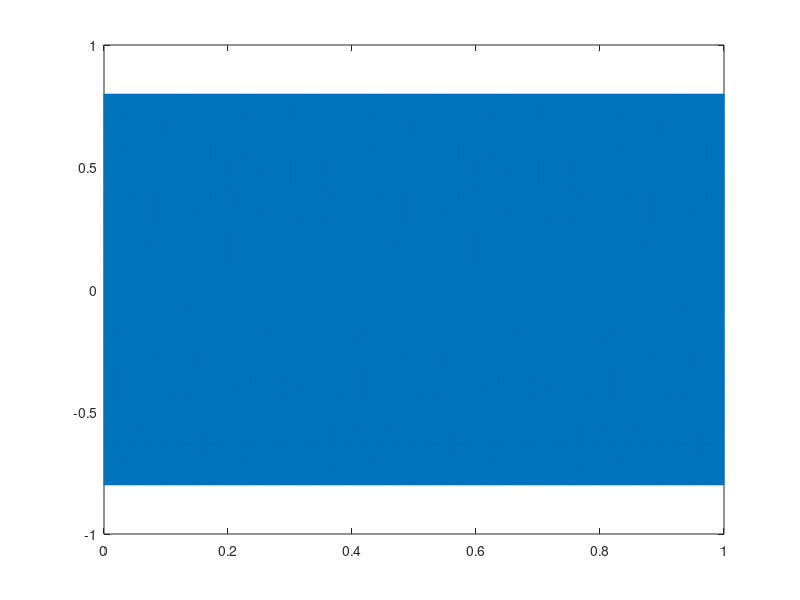
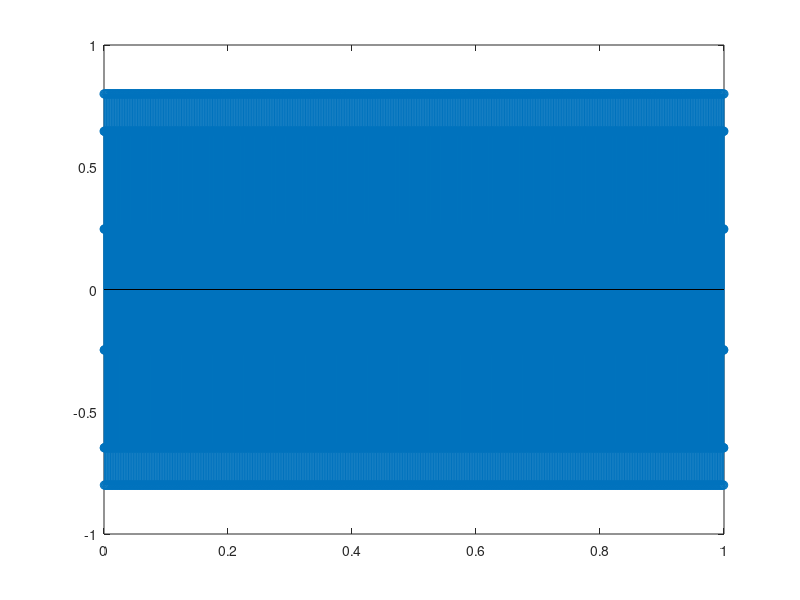
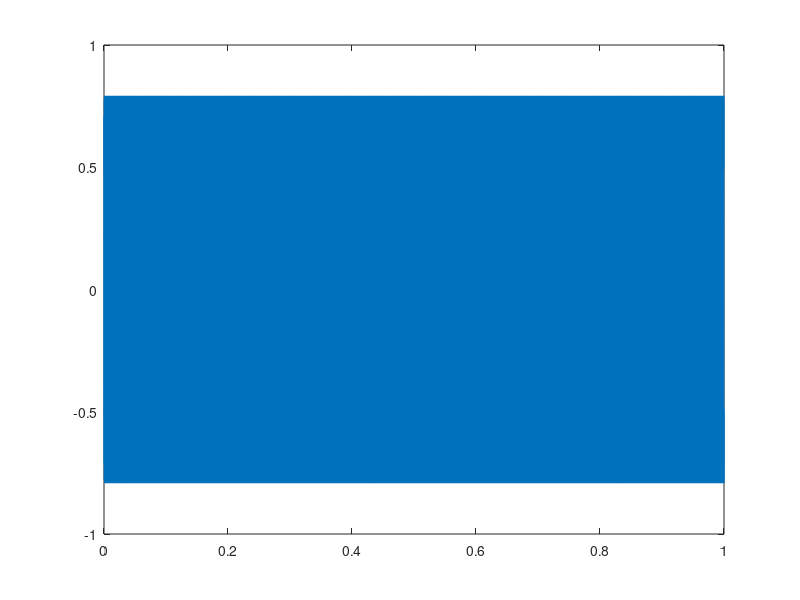
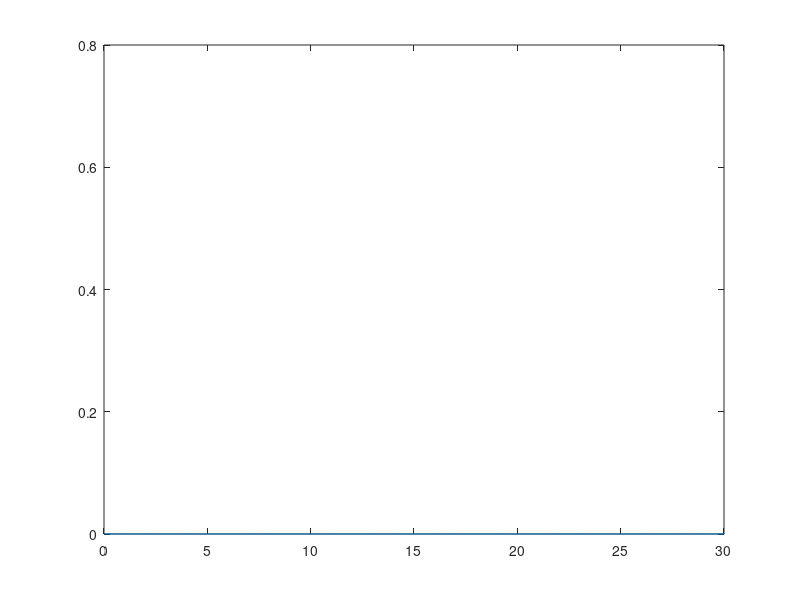

Source code (MATLAB) for these figures, in order:
clear all
close all
t=[0: 0.0001: 1];
f=1000;
wp=f*2*pi;
A=0.8;
y= A*cos(wp*t);
plot(t,y)
figure(2)
stem(t,y)
wm=wp*3;
I=3;
Ix=I*(wp/(2*pi));
y=A*cos(wp*t+(Ix*cos(wm*t)));
figure (3)
plot (t,y)
F=[0: 10000];
Ft=fft(y);
figure (4)
plot (F, 2*abs(Ft)./size(t, 2))
axis([0 30])
